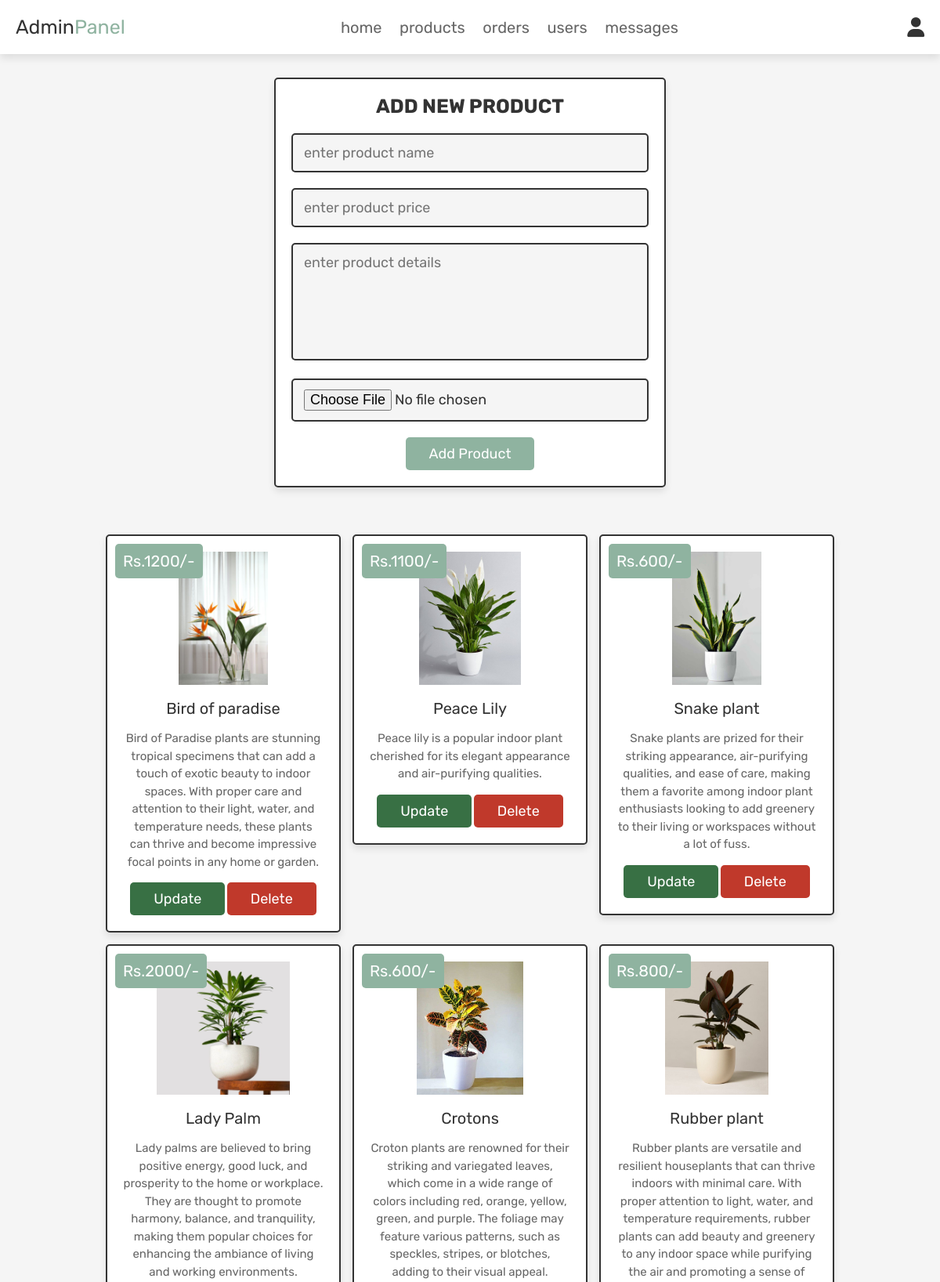
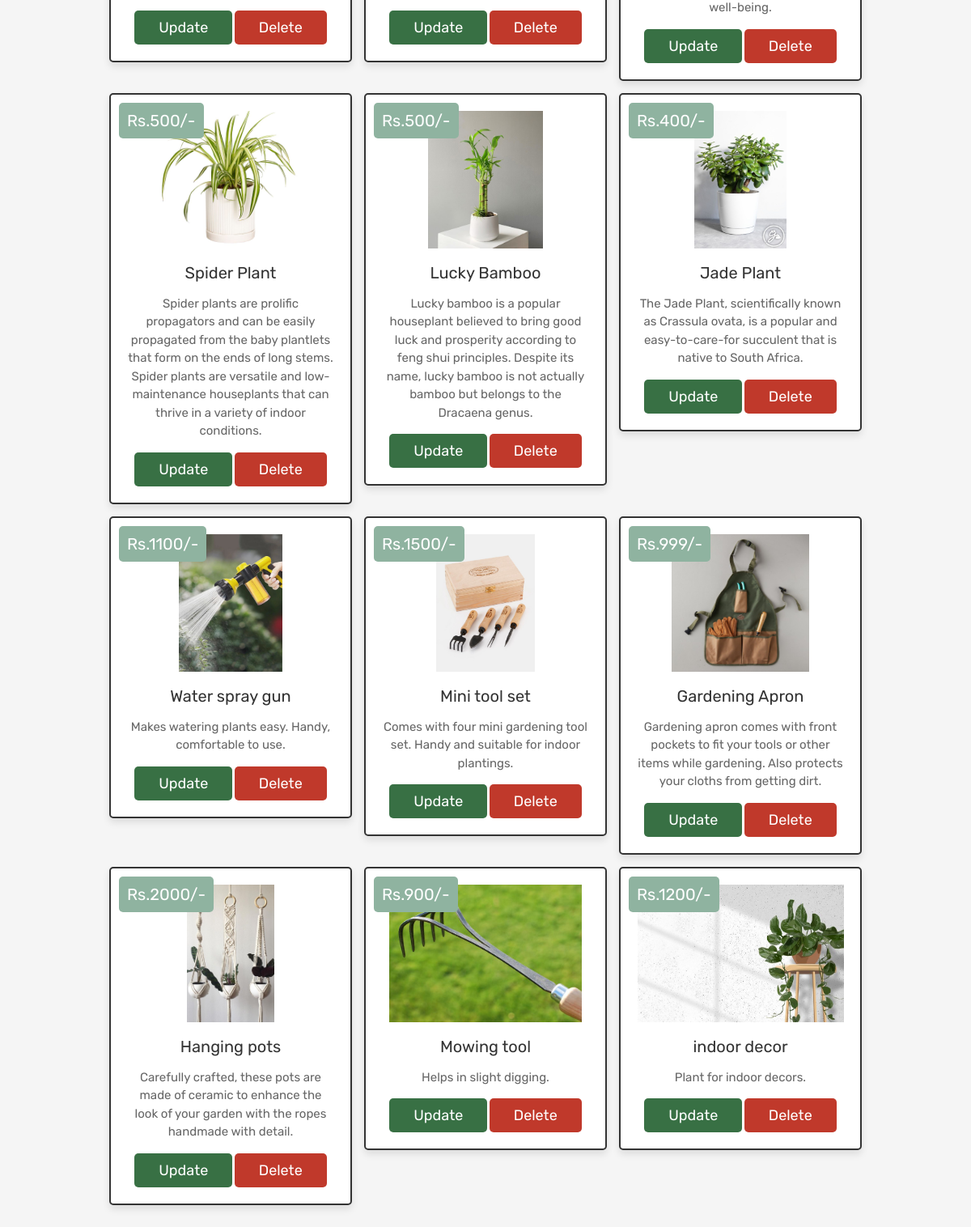
Screenshot of /admin_products.php (signed in) with the database file from the repository (2 pictures, top to bottom).
### tables this page shows
CREATE TABLE `products` (
  `id` int(100) NOT NULL,
  `name` varchar(100) NOT NULL,
  `details` varchar(500) NOT NULL,
  `price` int(100) NOT NULL,
  `image` varchar(100) NOT NULL
);

### admin_products.php (the view, shortened to what this page needs)
<?php
@include 'config.php';
?>
<!DOCTYPE html>
<html lang="en">
<head>
    <link rel="stylesheet" href="https://cdnjs.cloudflare.com/ajax/libs/font-awesome/6.0.0/css/all.min.css">
    <link rel="stylesheet" href="css/admin_style.css">
</head>
<body>
    <?php @include 'admin_header.php'; ?>
    <section class="add-products">
        <form action="" method="POST" enctype="multipart/form-data">
            <h3>Add new product</h3>
            <input type="text" class="box" required placeholder="enter product name" name="name">
            <input type="number" min="0" class="box" required placeholder="enter product price" name="price">
            <textarea name="details" class="box" required placeholder="enter product details" cols="30"
                rows="10"></textarea>
            <input type="file" accept="image/jpg, image/jpeg, image/png" required class="box" name="image">
            <input type="submit" value="add product" name="add_product" class="btn">
        </form>
    </section>
    <section class="show-products">
        <div class="box-container">
            <?php
         $select_products = mysqli_query($conn, "SELECT * FROM `products`") or die('query failed');
         if(mysqli_num_rows($select_products) > 0){
            while($fetch_products = mysqli_fetch_assoc($select_products)){
      ?>
            <div class="box">
                <div class="price">Rs.<?php echo $fetch_products['price']; ?>/-</div>
                <img class="image" src="uploaded_img/<?php echo $fetch_products['image']; ?>" alt="">
                <div class="name"><?php echo $fetch_products['name']; ?></div>
                <div class="details"><?php echo $fetch_products['details']; ?></div>
                <a href="admin_update_product.php?update=<?php echo $fetch_products['id']; ?>"
                    class="option-btn">update</a>
                <a href="admin_products.php?delete=<?php echo $fetch_products['id']; ?>" class="delete-btn"
                    onclick="return confirm('delete this product?');">delete</a>
            </div>
            <?php
         }
      }else{
         echo '<p class="empty">no products added yet!</p>';
      }
      ?>
        </div>
    </section>
</body>
</html>

### admin_header.php (shortened to what this page needs)
<header class="header">
   <div class="flex">
      <a href="admin_page.php" class="logo">Admin<span>Panel</span></a>
      <nav class="navbar">
         <a href="admin_page.php">home</a>
         <a href="admin_products.php">products</a>
         <a href="admin_orders.php">orders</a>
         <a href="admin_users.php">users</a>
         <a href="admin_contacts.php">messages</a>
      </nav>
      <div class="icons">
         <div id="user-btn" class="fas fa-user"></div>
      </div>
   </div>
</header>

### css/admin_style.css (style rules this page uses)
:root { --pink:#e84393; --darkgreen: #387044; --red:#c0392b; --orange:#f39c12; --black:#333; --white:#fff; --light-color:#666; --light-white:#ccc; --light-bg:#f5f5f5; --border:.2rem solid var(--black); --box-shadow:0 .5rem 1rem rgba(0,0,0,.1); --green: #8FB3A0; }
* { font-family: 'Rubik', sans-serif; margin:0; padding:0; box-sizing: border-box; outline: none; border:none; text-decoration: none; transition:all .2s linear; }
html { font-size: 62.5%; overflow-x: hidden; scroll-behavior: smooth; scroll-padding-top: 6.5rem; }
body { background: var(--light-bg); }
section { padding:3rem 2rem; }
.btn, .delete-btn, .option-btn { display: inline-block; border-radius: .5rem; margin-top: 1rem; font-size: 1.8rem; color:var(--white); cursor: pointer; padding:1rem 3rem; text-transform: capitalize; }
.btn { background-color: var(--green); }
.delete-btn { background-color: var(--red); }
.option-btn { background-color: var(--darkgreen); }
.header { position: sticky; top:0; left:0; right:0; z-index: 1000; background-color: var(--white); box-shadow: var(--box-shadow); }
.header .flex { display: flex; align-items: center; justify-content: space-between; padding:2rem; max-width: 1200px; margin:0 auto; position: relative; }
.header .flex .icons div { font-size: 2.5rem; margin-left: 1.7rem; cursor: pointer; color:var(--black); }
.header .flex .navbar a { margin:0 1rem; font-size: 2rem; color:var(--light-color); }
.header .flex .logo { font-size: 2.5rem; color:var(--black); }
.header .flex .logo span { color:var(--green); }
.add-products form { max-width: 50rem; border-radius: .5rem; background-color: var(--white); border:var(--border); padding:2rem; text-align: center; margin:0 auto; box-shadow: var(--box-shadow); }
.add-products form h3 { font-size: 2.5rem; text-transform: uppercase; color:var(--black); margin-bottom: 1rem; }
.add-products form .box { width: 100%; margin:1rem 0; font-size: 1.8rem; color:var(--black); border-radius: .5rem; background-color: var(--light-bg); padding:1.2rem 1.4rem; border:var(--border); }
.add-products form textarea { height: 15rem; resize: none; }
.show-products .box-container { display: grid; grid-template-columns: repeat(auto-fit, 30rem); gap:1.5rem; align-items: flex-start; max-width: 1200px; margin: 0 auto; justify-content: center; }
.show-products .box-container .box { text-align: center; padding:2rem; border:var(--border); background-color: var(--white); box-shadow: var(--box-shadow); border-radius: .5rem; position: relative; }
.show-products .box-container .box .image { max-height: 17rem; margin-bottom: 0.5rem; width: 100; object-fit: cover; }
.show-products .box-container .box .price { background-color: var(--green); position: absolute; top:1rem; left:1rem; border-radius: .5rem; color:var(--white); padding:1rem; font-size: 2rem; }
.show-products .box-container .box .name { margin:1rem 0; font-size: 2rem; color:var(--black); }
.show-products .box-container .box .details { line-height: 1.5; color:var(--light-color); font-size: 1.5rem; padding:.5rem 0; }

### rows the page displays
products: price "1200", image (picture), name "Bird of paradise", details "Bird of Paradise plants are stunning tropical specimens that can add a touch of exotic beauty to indoor spaces. With proper care and attention to their light, water, and temperature needs, these plants can thrive and become impressive focal points in any home or garden."
products: price "1100", image (picture), name "Peace Lily", details "Peace lily is a popular indoor plant cherished for its elegant appearance and air-purifying qualities."
products: price "600", image (picture), name "Snake plant", details "Snake plants are prized for their striking appearance, air-purifying qualities, and ease of care, making them a favorite among indoor plant enthusiasts looking to add greenery to their living or workspaces without a lot of fuss."
products: price "2000", image (picture), name "Lady Palm", details "Lady palms are believed to bring positive energy, good luck, and prosperity to the home or workplace. They are thought to promote harmony, balance, and tranquility, making them popular choices for enhancing the ambiance of living and working environments."
products: price "600", image (picture), name "Crotons", details "Croton plants are renowned for their striking and variegated leaves, which come in a wide range of colors including red, orange, yellow, green, and purple. The foliage may feature various patterns, such as speckles, stripes, or blotches, adding to their visual appeal."
products: price "800", image (picture), name "Rubber plant", details "Rubber plants are versatile and resilient houseplants that can thrive indoors with minimal care. With proper attention to light, water, and temperature requirements, rubber plants can add beauty and greenery to any indoor space while purifying the air and promoting a sense of well-being."
products: price "500", image (picture), name "Spider Plant", details "Spider plants are prolific propagators and can be easily propagated from the baby plantlets that form on the ends of long stems. Spider plants are versatile and low-maintenance houseplants that can thrive in a variety of indoor conditions."
products: price "500", image (picture), name "Lucky Bamboo", details "Lucky bamboo is a popular houseplant believed to bring good luck and prosperity according to feng shui principles. Despite its name, lucky bamboo is not actually bamboo but belongs to the Dracaena genus."
products: price "400", image (picture), name "Jade Plant", details "The Jade Plant, scientifically known as Crassula ovata, is a popular and easy-to-care-for succulent that is native to South Africa."
products: price "1100", image (picture), name "Water spray gun", details "Makes watering plants easy. Handy, comfortable to use."
products: price "1500", image (picture), name "Mini tool set", details "Comes with four mini gardening tool set. Handy and suitable for indoor plantings."
products: price "999", image (picture), name "Gardening Apron", details "Gardening apron comes with front pockets to fit your tools or other items while gardening. Also protects your cloths from getting dirt."
products: price "2000", image (picture), name "Hanging pots", details "Carefully crafted, these pots are made of ceramic to enhance the look of your garden with the ropes handmade with detail."
products: price "900", image (picture), name "Mowing tool", details "Helps in slight digging."
products: price "1200", image (picture), name "indoor decor", details "Plant for indoor decors."
